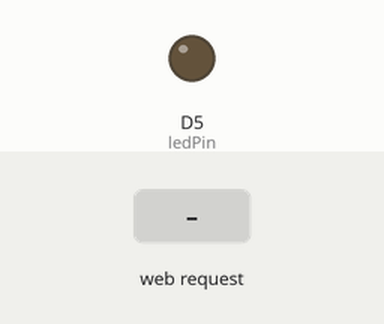
Recording of a sketch running on a simulated ESP8266 (Wemos D1 mini). Shown: output pins drawn as LEDs (lit = HIGH). Inputs (shaded band) come from the test bench. WiFi joins after 1.5 s; servers stay silent unless stated; what the sketch prints to the serial monitor is not drawn.

Above: at 2.7 s.
2.8 s: HTTP request GET /LED=ON received
At 3.9 s:
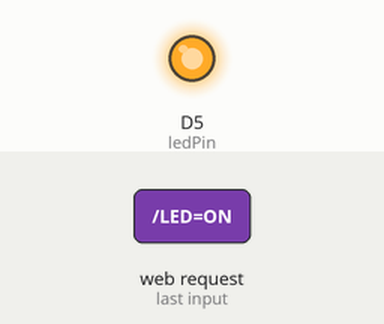
4.3 s: HTTP request GET /LED=OFF received
At 5.1 s:
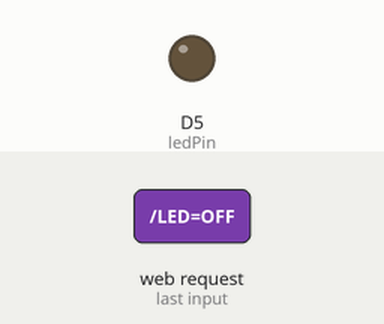
Timing chart, 0 to 7.3 s (numbered marks = the images above; inputs shaded):
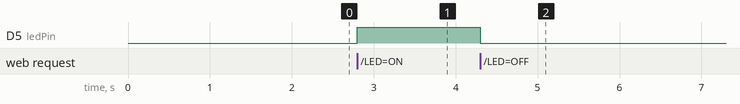

The sketch:

WiFi_Web_Controled_Led_v1.ino
```cpp
/*
  WiFi Web Controled LED using WeMos D1 (ESP8266) - Test program just for turn a led via webpage
*/

//Notes

//Libraries
#include <ESP8266WiFi.h>

//Global Constants

//Global Variables
const char* ssid = "Alvaro"; //SSID
const char* password = "alvaro123"; //Password
int ledPin = D5; //Digital PIN the the LED is connected to

WiFiServer server(80); //Declares the objet server of class WiFiServer on port TCP:80

void setup() //Routine "setup" runs once after reset
{
  Serial.begin(115200); //Initialize Serial Comm (over USB port) - Calls function begin of object Serial
  delay(10);

  pinMode(ledPin, OUTPUT); //Initialize the DIGITAL PIN as output
  digitalWrite(ledPin, LOW); //Write LOW (0V) on the DIGITAL PIN

  WiFi.mode(WIFI_STA); //Initialize WiFi as "station" - Access the member fuction mode of object WiFi

  Serial.println(); //Print auxiliar text to Serial Comm (USB)
  Serial.println(); //Print auxiliar text to Serial Comm (USB)
  Serial.print("Trying to connect to Network: "); //Print auxiliar text to Serial Comm (USB)
  Serial.println(ssid); //Print auxiliar text to Serial Comm (USB)

  WiFi.begin(ssid, password); //Connect to WiFi network using the SSID and PASSWORD parameters

  while (WiFi.status() != WL_CONNECTED)
  {
    delay(500);
    Serial.print("."); //Print auxiliar text to Serial Comm (USB)
  }
  Serial.println(""); //Print auxiliar text to Serial Comm (USB)
  Serial.print("WiFi connected to Network :"); //Print auxiliar text to Serial Comm (USB)
  Serial.println(WiFi.SSID()); //Print auxiliar text to Serial Comm (USB)

  server.begin(); //Start the server - Calls the member begin of the object server (class WiFiServer)

  Serial.println("Server started"); //Print auxiliar text to Serial Comm (USB)
  Serial.println(""); //Print auxiliar text to Serial Comm (USB)
  Serial.print("URL to access the Web Server : "); //Print auxiliar text to Serial Comm (USB)
  Serial.print("http://"); //Print auxiliar text to Serial Comm (USB)
  Serial.print(WiFi.localIP());
  Serial.println("/"); //Print auxiliar text to Serial Comm (USB)
  Serial.println(""); //Print auxiliar text to Serial Comm (USB)
}

void loop() //Routine "loop" runs over and over again
{
  WiFiClient client = server.available(); //Defines client objet class WiFiClient - Calls available funcion of object server

  if (!client)
    return;

  Serial.println("New data from a client detected"); //Print auxiliar text to Serial Comm (USB)

  while(!client.available()) //Wait until the client sends data
    delay(1);

  String request = client.readStringUntil('\r'); //Defines request variable type string and reads data until "\r" with the funcion member readStringUntil of the object client
  Serial.println(request); //Print auxiliar text to Serial Comm (USB)
  client.flush(); //Flushes the TCPClient object buffer - calls the member flush of the objet client class WiFiClient

  int value = LOW;
  if (request.indexOf("/LED=ON") != -1)
  {
    digitalWrite(ledPin, HIGH); //Write HIGH (5V) on the DIGITAL PIN
    value = HIGH;
  }
  if (request.indexOf("/LED=OFF") != -1)
  {
    digitalWrite(ledPin, LOW); //Write LOW (0V) on the DIGITAL PIN
    value = LOW;
  }

  delay(1);
  // Return the response
  client.println("HTTP/1.1 200 OK");
  client.println("Content-Type: text/html");
  client.println(""); //  do not forget this one
  client.println("<!DOCTYPE HTML>");
  client.println("<html>");
  client.println(""); // New line
  client.print("Led pin is now: ");
  if(value == HIGH)
    client.print("On");
  else
    client.print("Off");
  client.println(""); // New line
  client.println("<br><br>");
  client.println("Click <a href=\"/LED=ON\">here</a> turn the LED on pin 5 ON<br>");
  client.println("Click <a href=\"/LED=OFF\">here</a> turn the LED on pin 5 OFF<br>");
  client.println("</html>");

  delay(1);
  Serial.println("Client disconnected");
  Serial.println("");
}
```

Measured:
- after the input at 2.8 s, D5 (ledPin): LOW → HIGH at once
- after the input at 4.3 s, D5 (ledPin): HIGH → LOW at once
